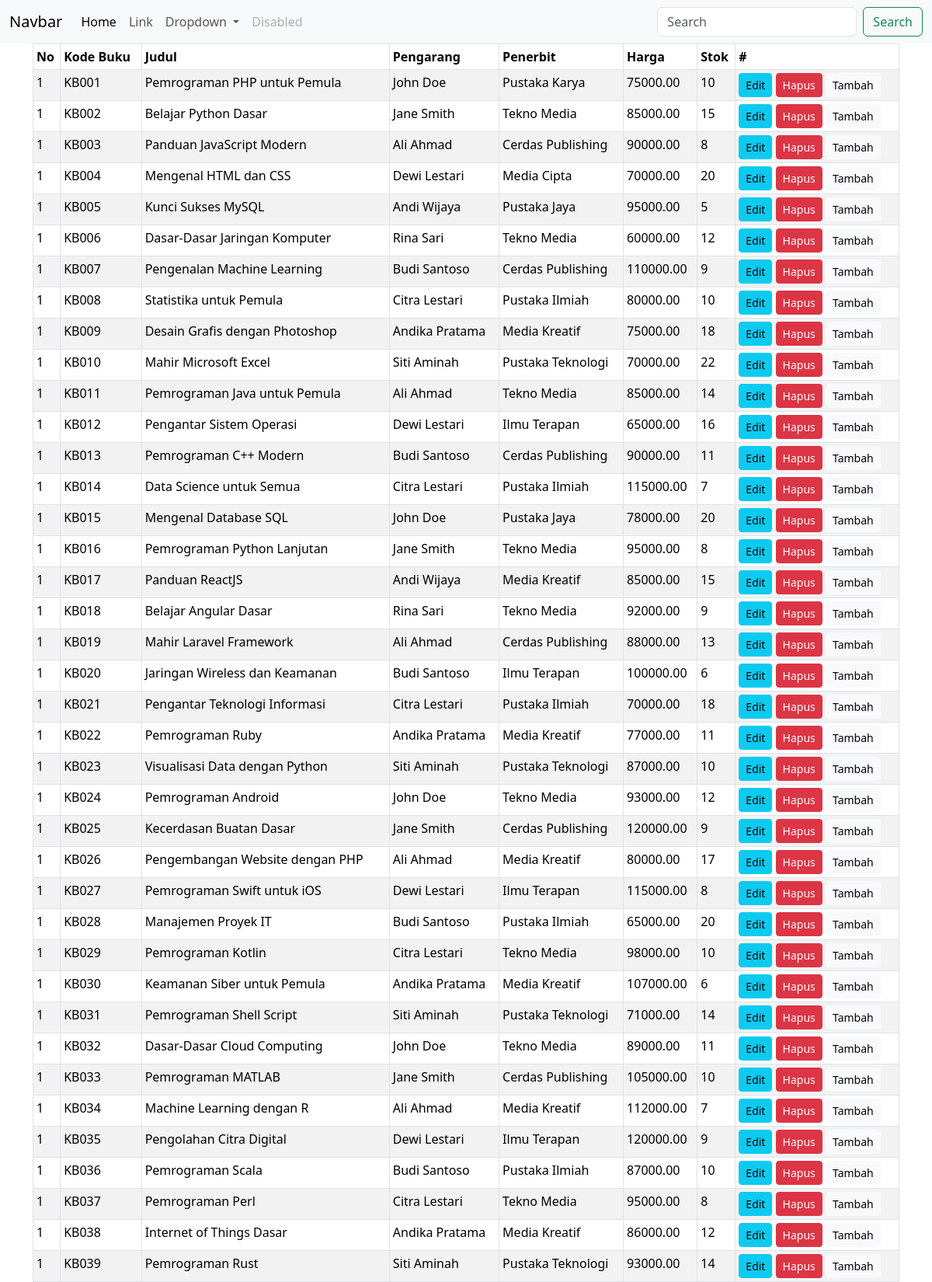
Screenshot of /ppb/lth2/buku/tpln.php (upper part) with the database file from the repository.
### tables this page shows
CREATE Table books(
    id_buku INT AUTO_INCREMENT PRIMARY KEY,
    kode_buku VARCHAR(255),
    judul VARCHAR(255),
    pengarang VARCHAR(255),
    penerbit VARCHAR(255),
    harga DECIMAL(10,2),
    stok int
);

### ppb/lth2/buku/tpln.php (the view, shortened to what this page needs)
<?php
include "../capcut/config_ff.php";
$query = "select * from books";
$hasil = $buku->query($query);
?>
<!DOCTYPE html>
<lang="en">
<head>
    <link rel="stylesheet" href="../assets/bt.css">
</head>
<body>
    <?php include "../capcut/template.php"; ?>
    <div class="container">
    <table class="table table-sm table-striped table-bordered">
        <thead>
            <tr>
                <th>No</th>
                <th>Kode Buku</th>
                <th>Judul</th>
                <th>Pengarang</th>
                <th>Penerbit</th>
                <th>Harga</th>
                <th>Stok</th>
                <th>#</th>
            </tr>
        </thead>
        <tbody>
            <?php while($sb = $hasil->fetch_assoc()):
                $no = 1;
                ?>
            <tr>
                <td><?=$no?></td>
                <td><?php echo $sb['kode_buku'];?></td>
                <td><?php echo $sb['judul'];?></td>
                <td><?php echo $sb['pengarang'];?></td>
                <td><?php echo $sb['penerbit'];?></td>
                <td><?php echo $sb['harga']?></td>
                <td><?php echo $sb['stok'];?></td>
                <td>
                    <a class="btn btn-info btn-sm" href="http://localhost:8080/ppb/lth2/buku/edit.php?id_buku=">Edit</a>
                    <a class="btn btn-danger btn-sm" href="http://localhost:8080/ppb/lth2/buku/hapus.php?id_buku=">Hapus</a>
                    <a class="btn btn-light btn-sm" href="http://localhost:8080/ppb/lth2/buku/tambah.php?id_buku">Tambah</a>
                </td>
            </tr>
            <?php $no++;  endwhile; ?>
        </tbody>
    </table>
    </div>
</body>
</html>

### ppb/lth2/capcut/template.php (shortened to what this page needs)
<nav class="navbar navbar-expand-lg bg-body-tertiary">
  <div class="container-fluid">
    <a class="navbar-brand" href="#">Navbar</a>
    <div class="collapse navbar-collapse" id="navbarSupportedContent">
      <ul class="navbar-nav me-auto mb-2 mb-lg-0">
        <li class="nav-item">
          <a class="nav-link active" aria-current="page" href="#">Home</a>
        </li>
        <li class="nav-item">
          <a class="nav-link" href="#">Link</a>
        </li>
        <li class="nav-item dropdown">
          <a class="nav-link dropdown-toggle" href="#" role="button" data-bs-toggle="dropdown" aria-expanded="false">
            Dropdown
          </a>
        </li>
        <li class="nav-item">
          <a class="nav-link disabled" aria-disabled="true">Disabled</a>
        </li>
      </ul>
      <form class="d-flex" role="search">
        <input class="form-control me-2" type="search" placeholder="Search" aria-label="Search">
        <button class="btn btn-outline-success" type="submit">Search</button>
      </form>
    </div>
  </div>
</nav>

### rows the page displays
books: no "1", kode_buku "KB001", judul "Pemrograman PHP untuk Pemula", pengarang "John Doe", penerbit "Pustaka Karya", harga "75000.00", stok "10"
books: no "1", kode_buku "KB002", judul "Belajar Python Dasar", pengarang "Jane Smith", penerbit "Tekno Media", harga "85000.00", stok "15"
books: no "1", kode_buku "KB003", judul "Panduan JavaScript Modern", pengarang "Ali Ahmad", penerbit "Cerdas Publishing", harga "90000.00", stok "8"
books: no "1", kode_buku "KB004", judul "Mengenal HTML dan CSS", pengarang "Dewi Lestari", penerbit "Media Cipta", harga "70000.00", stok "20"
books: no "1", kode_buku "KB005", judul "Kunci Sukses MySQL", pengarang "Andi Wijaya", penerbit "Pustaka Jaya", harga "95000.00", stok "5"
books: no "1", kode_buku "KB006", judul "Dasar-Dasar Jaringan Komputer", pengarang "Rina Sari", penerbit "Tekno Media", harga "60000.00", stok "12"
books: no "1", kode_buku "KB007", judul "Pengenalan Machine Learning", pengarang "Budi Santoso", penerbit "Cerdas Publishing", harga "110000.00", stok "9"
books: no "1", kode_buku "KB008", judul "Statistika untuk Pemula", pengarang "Citra Lestari", penerbit "Pustaka Ilmiah", harga "80000.00", stok "10"
books: no "1", kode_buku "KB009", judul "Desain Grafis dengan Photoshop", pengarang "Andika Pratama", penerbit "Media Kreatif", harga "75000.00", stok "18"
books: no "1", kode_buku "KB010", judul "Mahir Microsoft Excel", pengarang "Siti Aminah", penerbit "Pustaka Teknologi", harga "70000.00", stok "22"
books: no "1", kode_buku "KB011", judul "Pemrograman Java untuk Pemula", pengarang "Ali Ahmad", penerbit "Tekno Media", harga "85000.00", stok "14"
books: no "1", kode_buku "KB012", judul "Pengantar Sistem Operasi", pengarang "Dewi Lestari", penerbit "Ilmu Terapan", harga "65000.00", stok "16"
books: no "1", kode_buku "KB013", judul "Pemrograman C++ Modern", pengarang "Budi Santoso", penerbit "Cerdas Publishing", harga "90000.00", stok "11"
books: no "1", kode_buku "KB014", judul "Data Science untuk Semua", pengarang "Citra Lestari", penerbit "Pustaka Ilmiah", harga "115000.00", stok "7"
books: no "1", kode_buku "KB015", judul "Mengenal Database SQL", pengarang "John Doe", penerbit "Pustaka Jaya", harga "78000.00", stok "20"
books: no "1", kode_buku "KB016", judul "Pemrograman Python Lanjutan", pengarang "Jane Smith", penerbit "Tekno Media", harga "95000.00", stok "8"
books: no "1", kode_buku "KB017", judul "Panduan ReactJS", pengarang "Andi Wijaya", penerbit "Media Kreatif", harga "85000.00", stok "15"
books: no "1", kode_buku "KB018", judul "Belajar Angular Dasar", pengarang "Rina Sari", penerbit "Tekno Media", harga "92000.00", stok "9"
books: no "1", kode_buku "KB019", judul "Mahir Laravel Framework", pengarang "Ali Ahmad", penerbit "Cerdas Publishing", harga "88000.00", stok "13"
books: no "1", kode_buku "KB020", judul "Jaringan Wireless dan Keamanan", pengarang "Budi Santoso", penerbit "Ilmu Terapan", harga "100000.00", stok "6"
books: no "1", kode_buku "KB021", judul "Pengantar Teknologi Informasi", pengarang "Citra Lestari", penerbit "Pustaka Ilmiah", harga "70000.00", stok "18"
books: no "1", kode_buku "KB022", judul "Pemrograman Ruby", pengarang "Andika Pratama", penerbit "Media Kreatif", harga "77000.00", stok "11"
books: no "1", kode_buku "KB023", judul "Visualisasi Data dengan Python", pengarang "Siti Aminah", penerbit "Pustaka Teknologi", harga "87000.00", stok "10"
books: no "1", kode_buku "KB024", judul "Pemrograman Android", pengarang "John Doe", penerbit "Tekno Media", harga "93000.00", stok "12"
books: no "1", kode_buku "KB025", judul "Kecerdasan Buatan Dasar", pengarang "Jane Smith", penerbit "Cerdas Publishing", harga "120000.00", stok "9"
books: no "1", kode_buku "KB026", judul "Pengembangan Website dengan PHP", pengarang "Ali Ahmad", penerbit "Media Kreatif", harga "80000.00", stok "17"
books: no "1", kode_buku "KB027", judul "Pemrograman Swift untuk iOS", pengarang "Dewi Lestari", penerbit "Ilmu Terapan", harga "115000.00", stok "8"
books: no "1", kode_buku "KB028", judul "Manajemen Proyek IT", pengarang "Budi Santoso", penerbit "Pustaka Ilmiah", harga "65000.00", stok "20"
books: no "1", kode_buku "KB029", judul "Pemrograman Kotlin", pengarang "Citra Lestari", penerbit "Tekno Media", harga "98000.00", stok "10"
books: no "1", kode_buku "KB030", judul "Keamanan Siber untuk Pemula", pengarang "Andika Pratama", penerbit "Media Kreatif", harga "107000.00", stok "6"
books: no "1", kode_buku "KB031", judul "Pemrograman Shell Script", pengarang "Siti Aminah", penerbit "Pustaka Teknologi", harga "71000.00", stok "14"
books: no "1", kode_buku "KB032", judul "Dasar-Dasar Cloud Computing", pengarang "John Doe", penerbit "Tekno Media", harga "89000.00", stok "11"
books: no "1", kode_buku "KB033", judul "Pemrograman MATLAB", pengarang "Jane Smith", penerbit "Cerdas Publishing", harga "105000.00", stok "10"
books: no "1", kode_buku "KB034", judul "Machine Learning dengan R", pengarang "Ali Ahmad", penerbit "Media Kreatif", harga "112000.00", stok "7"
books: no "1", kode_buku "KB035", judul "Pengolahan Citra Digital", pengarang "Dewi Lestari", penerbit "Ilmu Terapan", harga "120000.00", stok "9"
books: no "1", kode_buku "KB036", judul "Pemrograman Scala", pengarang "Budi Santoso", penerbit "Pustaka Ilmiah", harga "87000.00", stok "10"
books: no "1", kode_buku "KB037", judul "Pemrograman Perl", pengarang "Citra Lestari", penerbit "Tekno Media", harga "95000.00", stok "8"
books: no "1", kode_buku "KB038", judul "Internet of Things Dasar", pengarang "Andika Pratama", penerbit "Media Kreatif", harga "86000.00", stok "12"
books: no "1", kode_buku "KB039", judul "Pemrograman Rust", pengarang "Siti Aminah", penerbit "Pustaka Teknologi", harga "93000.00", stok "14"
